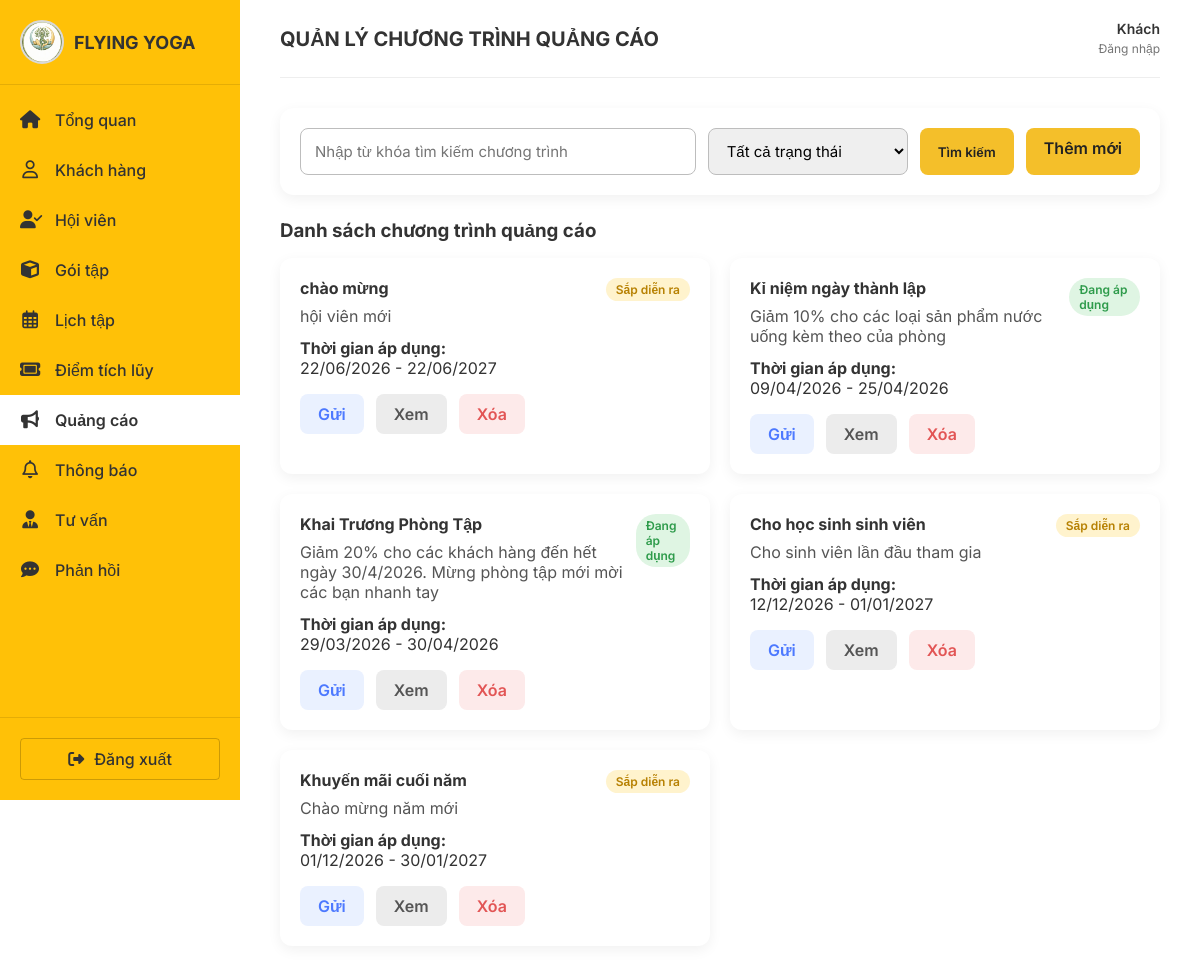
/cham-soc-khach-hang/, run on the app's committed database.
### cham_soc_khach_hang/models.py (models this page shows, shortened)
class QuangCao(models.Model):
    TRANG_THAI = [
        ('dang_ap_dung', 'Đang áp dụng'),
        ('sap_dien_ra', 'Sắp diễn ra'),
        ('da_het_han', 'Đã hết hạn'),
    ]
    ten_chuong_trinh = models.CharField(max_length=200)
    noi_dung = models.TextField()
    ngay_bat_dau = models.DateField()
    ngay_ket_thuc = models.DateField()
    trang_thai = models.CharField(
        max_length=20,
        choices=TRANG_THAI,
        default='sap_dien_ra'
    )
    da_gui = models.BooleanField(default=False)
    ngay_tao = models.DateTimeField(auto_now_add=True)

### cham_soc_khach_hang/views.py (the view)
# urls.py: path('', views.danh_sach_quang_cao, name='danh_sach_quang_cao'),
def danh_sach_quang_cao(request):
    q = request.GET.get('q', '').strip()
    trang_thai = request.GET.get('trang_thai', '').strip()
    danh_sach = QuangCao.objects.all().order_by('-ngay_tao')
    if q:
        danh_sach = danh_sach.filter(ten_chuong_trinh__icontains=q)
    if trang_thai:
        danh_sach = danh_sach.filter(trang_thai=trang_thai)
    return render(request, 'quang_cao/danh_sach_quang_cao.html', {
        'danh_sach': danh_sach,
        'q': q,
        'trang_thai': trang_thai,
    })

### thong_bao/context_processors.py (called while the page is built, shortened)
def thong_bao_context(request):
    so_thong_bao_chua_doc = 0
    ds_thong_bao_dropdown = ThongBaoNhacNho.objects.none()
    return {
        'so_thong_bao_chua_doc': so_thong_bao_chua_doc,
        'ds_thong_bao_dropdown': ds_thong_bao_dropdown,
    }

### cham_soc_khach_hang/templates/quang_cao/danh_sach_quang_cao.html (shortened to what this page needs)
{% extends 'base.html' %}
{% load static %}
{% block page_title %}Quản lý chương trình quảng cáo{% endblock %}
{% block extra_css %}
<link rel="stylesheet" href="{% static 'css/quang_cao.css' %}">
{% endblock %}
{% block content %}
<div class="card" style="padding: 20px; margin-bottom: 24px;">
    <form method="get" style="display: flex; gap: 12px; flex-wrap: wrap;">
        <input type="text" name="q" value="{{ q }}" placeholder="Nhập từ khóa tìm kiếm chương trình"
               class="form-control" style="flex: 1; min-width: 260px;">
        <select name="trang_thai" class="form-control" style="width: 200px;">
            <option value="">Tất cả trạng thái</option>
        </select>
        <button type="submit" class="btn btn-warning">Tìm kiếm</button>
        <a href="{% url 'cham_soc_khach_hang:them_quang_cao' %}" class="btn btn-warning">Thêm mới</a>
    </form>
</div>
<h3 style="margin-bottom: 16px;">Danh sách chương trình quảng cáo</h3>
<div style="display: grid; grid-template-columns: repeat(2, 1fr); gap: 20px;">
    {% for qc in danh_sach %}
        <div class="card" style="padding: 20px; border-radius: 12px;">
            <div style="display: flex; justify-content: space-between; align-items: start; gap: 10px;">
                <div>
                    <h4 style="margin: 0 0 8px 0;">{{ qc.ten_chuong_trinh }}</h4>
                    <p style="margin: 0 0 12px 0; color: #555;">{{ qc.noi_dung }}</p>
                </div>
                {% if qc.trang_thai == 'dang_ap_dung' %}
                    <span style="background: #dff5e3; color: #2e9b4b; padding: 4px 10px; border-radius: 20px; font-size: 12px; font-weight: 600;">
                        Đang áp dụng
                    </span>
                {% elif qc.trang_thai == 'sap_dien_ra' %}
                    <span style="background: #fff3cd; color: #b78103; padding: 4px 10px; border-radius: 20px; font-size: 12px; font-weight: 600;">
                        Sắp diễn ra
                    </span>
                {% else %}
                    <span style="background: #fde2e2; color: #d9534f; padding: 4px 10px; border-radius: 20px; font-size: 12px; font-weight: 600;">
                        Đã hết hạn
                    </span>
                {% endif %}
            </div>
            <p style="margin: 0 0 16px 0;">
                <strong>Thời gian áp dụng:</strong><br>
                {{ qc.ngay_bat_dau|date:"d/m/Y" }} - {{ qc.ngay_ket_thuc|date:"d/m/Y" }}
            </p>
            <div style="display: flex; gap: 12px;">
                <a href="{% url 'cham_soc_khach_hang:gui_quang_cao' qc.id %}" class="btn btn-light-blue">Gửi</a>
                <a href="{% url 'cham_soc_khach_hang:xem_quang_cao' qc.id %}" class="btn btn-light-gray">Xem</a>
                <a href="{% url 'cham_soc_khach_hang:xoa_quang_cao' qc.id %}" class="btn btn-light-red"
                   onclick="return confirm('Bạn có chắc chắn muốn xóa chương trình này không?')">Xóa</a>
            </div>
        </div>
    {% empty %}
        <div class="card" style="padding: 20px;">
            Không có chương trình quảng cáo nào.
        </div>
    {% endfor %}
</div>
{% endblock %}

### static/css/style.css (style rules this page uses)
:root { --primary-yellow: #FFC107; --primary-yellow-light: #FFECB3; --text-dark: #333333; --text-gray: #757575; --bg-light: #F9F9F9; --white: #FFFFFF; --danger-red: #E53935; --success-green: #43A047; --info-blue: #1E88E5; --warning-orange: #FB8C00; --sidebar-width: 240px; }
* { margin: 0; padding: 0; box-sizing: border-box; font-family: 'Inter', sans-serif; }
body { background-color: var(--white); color: var(--text-dark); }
.filter-card, .card { background: #fff; border-radius: 14px; padding: 20px; box-shadow: 0 4px 14px rgba(0,0,0,0.06); }
.btn { display: inline-block; padding: 10px 16px; border-radius: 10px; text-decoration: none; border: none; cursor: pointer; font-weight: 600; }

### static/css/quang_cao.css (style rules this page uses)
.form-control { width: 100%; padding: 12px 14px; border: 1px solid #bdbdbd; border-radius: 8px; font-size: 15px; box-sizing: border-box; }
.btn { display: inline-block; padding: 10px 18px; border-radius: 8px; text-decoration: none; border: none; cursor: pointer; font-weight: 600; }
.btn-warning { background: #f4bf2a; color: #222; }
.btn-light-gray { background: #ececec; color: #555; }
.btn-light-red { background: #fdeaea; color: #e25555; }
.btn-light-blue { background: #eaf1ff; color: #4d79ff; }

### data on the page
QuangCao: ten_chuong_trinh "chào mừng", noi_dung "hội viên mới", trang_thai "Sắp diễn ra", ngay_bat_dau "22/06/2026", ngay_ket_thuc "22/06/2027"
QuangCao: ten_chuong_trinh "Kỉ niệm ngày thành lập", noi_dung "Giảm 10% cho các loại sản phẩm nước uống kèm theo của phòng", trang_thai "Đang áp dụng", ngay_bat_dau "09/04/2026", ngay_ket_thuc "25/04/2026"
QuangCao: ten_chuong_trinh "Khai Trương Phòng Tập", noi_dung "Giảm 20% cho các khách hàng đến hết ngày 30/4/2026. Mừng phòng tập mới mời các bạn nhanh tay", trang_thai "Đang áp dụng", ngay_bat_dau "29/03/2026", ngay_ket_thuc "30/04/2026"
QuangCao: ten_chuong_trinh "Cho học sinh sinh viên", noi_dung "Cho sinh viên lần đầu tham gia", trang_thai "Sắp diễn ra", ngay_bat_dau "12/12/2026", ngay_ket_thuc "01/01/2027"
QuangCao: ten_chuong_trinh "Khuyến mãi cuối năm", noi_dung "Chào mừng năm mới", trang_thai "Sắp diễn ra", ngay_bat_dau "01/12/2026", ngay_ket_thuc "30/01/2027"
